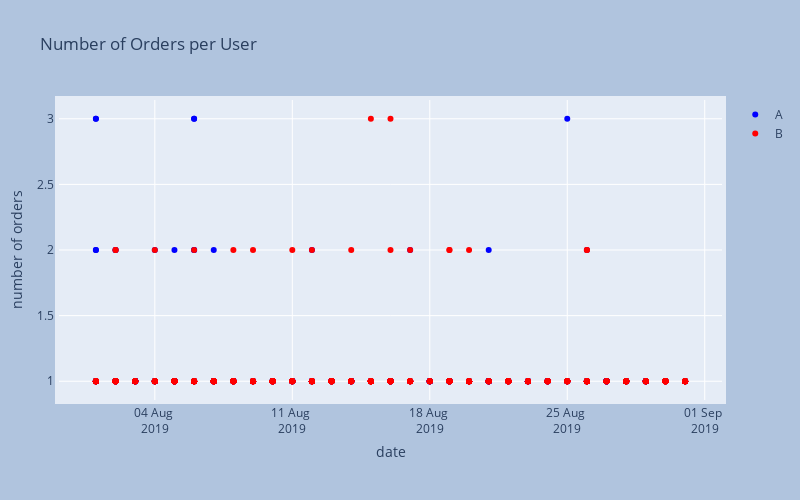

Notebook cell for this chart:
### Code cell
# plot scatter plot
fig = go.Figure()
fig.add_trace(go.Scatter(x = ordersByUsersA['date'], 
                        y = ordersByUsersA['orders'],
                    mode = 'markers',
                    name = 'A', marker = dict(color = 'blue')))
fig.add_trace(go.Scatter(x = ordersByUsersB['date'], 
                        y = ordersByUsersB['orders'], 
                    mode = 'markers',
                    name = 'B', marker = dict(color = 'red')))

fig.update_layout(autosize = False, width = 800, height = 500, margin = dict(
        l = 50, r = 50, b = 100, t = 100, pad = 4), paper_bgcolor = 'LightSteelBlue',
                  xaxis_tickformat = '%d %b <br>%Y',
                  xaxis_title = 'date')

fig.update_yaxes(title_text = 'number of orders')
fig.update_layout(title_text = 'Number of Orders per User',
                  showlegend = True)
fig.show()

### Figure 1 — Plotly figure (JSON) as saved in the notebook; plotly's stock layout.template omitted (floating-point values rounded to 4 significant figures; data arrays with more than 128 entries replaced by an {"elided": "..."} marker saying what was removed)
{"data": [{"marker": {"color": "blue"}, "mode": "markers", "name": "A", "type": "scatter", "x": {"elided": "445 str values"}, "y": {"elided": "445 int values"}}, {"marker": {"color": "red"}, "mode": "markers", "name": "B", "type": "scatter", "x": {"elided": "528 str values"}, "y": {"elided": "528 int values"}}], "layout": {"autosize": false, "height": 500, "margin": {"b": 100, "l": 50, "pad": 4, "r": 50, "t": 100}, "paper_bgcolor": "LightSteelBlue", "showlegend": true, "title": {"text": "Number of Orders per User"}, "width": 800, "xaxis": {"tickformat": "%d %b <br>%Y", "title": {"text": "date"}}, "yaxis": {"title": {"text": "number of orders"}}}}
